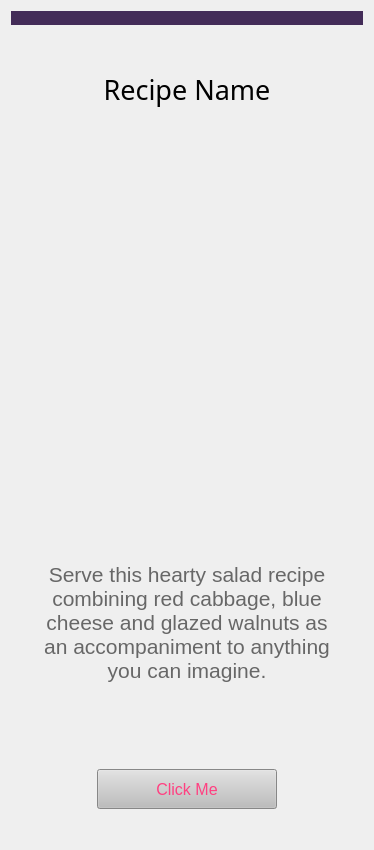
<?xml version="1.0" encoding="UTF-8"?>
<ui version="4.0">
 <class>RecipeWidget</class>
 <widget class="QWidget" name="RecipeWidget">
  <property name="geometry">
   <rect>
    <x>0</x>
    <y>0</y>
    <width>374</width>
    <height>850</height>
   </rect>
  </property>
  <property name="minimumSize">
   <size>
    <width>370</width>
    <height>850</height>
   </size>
  </property>
  <property name="windowTitle">
   <string>RecipeWidget</string>
  </property>
  <layout class="QHBoxLayout" name="horizontalLayout">
   <item>
    <layout class="QVBoxLayout" name="base_vertical_layout">
     <item>
      <widget class="QLabel" name="top_color_accent_label">
       <property name="styleSheet">
        <string notr="true">background-color: rgb(67, 44, 88); </string>
       </property>
       <property name="text">
        <string/>
       </property>
      </widget>
     </item>
     <item>
      <spacer name="vertical_spacer_3">
       <property name="orientation">
        <enum>Qt::Vertical</enum>
       </property>
       <property name="sizeType">
        <enum>QSizePolicy::Fixed</enum>
       </property>
       <property name="sizeHint" stdset="0">
        <size>
         <width>120</width>
         <height>40</height>
        </size>
       </property>
      </spacer>
     </item>
     <item>
      <widget class="QLabel" name="recipe_name_label">
       <property name="font">
        <font>
         <family>Segoe UI Black</family>
         <pointsize>20</pointsize>
        </font>
       </property>
       <property name="styleSheet">
        <string notr="true">text-color:rgb(44, 44, 44)</string>
       </property>
       <property name="text">
        <string>Recipe Name</string>
       </property>
       <property name="alignment">
        <set>Qt::AlignCenter</set>
       </property>
      </widget>
     </item>
     <item>
      <spacer name="vertical_spacer_5">
       <property name="orientation">
        <enum>Qt::Vertical</enum>
       </property>
       <property name="sizeHint" stdset="0">
        <size>
         <width>20</width>
         <height>40</height>
        </size>
       </property>
      </spacer>
     </item>
     <item alignment="Qt::AlignVCenter">
      <widget class="QLabel" name="recipe_image_label">
       <property name="sizePolicy">
        <sizepolicy hsizetype="Maximum" vsizetype="Fixed">
         <horstretch>0</horstretch>
         <verstretch>0</verstretch>
        </sizepolicy>
       </property>
       <property name="minimumSize">
        <size>
         <width>350</width>
         <height>300</height>
        </size>
       </property>
       <property name="maximumSize">
        <size>
         <width>10000</width>
         <height>10000</height>
        </size>
       </property>
       <property name="layoutDirection">
        <enum>Qt::LeftToRight</enum>
       </property>
       <property name="styleSheet">
        <string notr="true">image: url(:/resources/images/recipe_1.png);</string>
       </property>
       <property name="text">
        <string/>
       </property>
       <property name="alignment">
        <set>Qt::AlignCenter</set>
       </property>
       <property name="wordWrap">
        <bool>false</bool>
       </property>
      </widget>
     </item>
     <item>
      <spacer name="vertical_spacer_4">
       <property name="orientation">
        <enum>Qt::Vertical</enum>
       </property>
       <property name="sizeHint" stdset="0">
        <size>
         <width>20</width>
         <height>50</height>
        </size>
       </property>
      </spacer>
     </item>
     <item alignment="Qt::AlignHCenter|Qt::AlignVCenter">
      <widget class="QLabel" name="recipe_description_label">
       <property name="minimumSize">
        <size>
         <width>300</width>
         <height>240</height>
        </size>
       </property>
       <property name="font">
        <font>
         <pointsize>16</pointsize>
        </font>
       </property>
       <property name="styleSheet">
        <string notr="true">color: rgb(103, 103, 103)</string>
       </property>
       <property name="text">
        <string>&lt;html&gt;&lt;head/&gt;&lt;body&gt;&lt;p&gt;Serve this hearty salad recipe combining red cabbage, blue cheese and glazed walnuts as an accompaniment to anything you can imagine.&lt;/p&gt;&lt;/body&gt;&lt;/html&gt;</string>
       </property>
       <property name="alignment">
        <set>Qt::AlignCenter</set>
       </property>
       <property name="wordWrap">
        <bool>true</bool>
       </property>
      </widget>
     </item>
     <item>
      <spacer name="vertical_spacer_2">
       <property name="orientation">
        <enum>Qt::Vertical</enum>
       </property>
       <property name="sizeType">
        <enum>QSizePolicy::Fixed</enum>
       </property>
       <property name="sizeHint" stdset="0">
        <size>
         <width>20</width>
         <height>20</height>
        </size>
       </property>
      </spacer>
     </item>
     <item alignment="Qt::AlignHCenter">
      <widget class="QPushButton" name="click_me_button">
       <property name="minimumSize">
        <size>
         <width>180</width>
         <height>40</height>
        </size>
       </property>
       <property name="maximumSize">
        <size>
         <width>180</width>
         <height>80</height>
        </size>
       </property>
       <property name="font">
        <font>
         <pointsize>12</pointsize>
        </font>
       </property>
       <property name="autoFillBackground">
        <bool>false</bool>
       </property>
       <property name="styleSheet">
        <string notr="true">color:#FF4081; background-color: #BDBDBD;</string>
       </property>
       <property name="text">
        <string>Click Me</string>
       </property>
       <property name="flat">
        <bool>false</bool>
       </property>
      </widget>
     </item>
     <item>
      <spacer name="vertical_spacer_1">
       <property name="orientation">
        <enum>Qt::Vertical</enum>
       </property>
       <property name="sizeType">
        <enum>QSizePolicy::Fixed</enum>
       </property>
       <property name="sizeHint" stdset="0">
        <size>
         <width>20</width>
         <height>30</height>
        </size>
       </property>
      </spacer>
     </item>
    </layout>
   </item>
  </layout>
 </widget>
 <layoutdefault spacing="6" margin="11"/>
 <resources/>
 <connections>
  <connection>
   <sender>click_me_button</sender>
   <signal>clicked()</signal>
   <receiver>RecipeWidget</receiver>
   <slot>OnClickMeButtonClicked()</slot>
   <hints>
    <hint type="sourcelabel">
     <x>224</x>
     <y>774</y>
    </hint>
    <hint type="destinationlabel">
     <x>369</x>
     <y>737</y>
    </hint>
   </hints>
  </connection>
 </connections>
 <slots>
  <slot>OnClickMeButtonClicked()</slot>
 </slots>
</ui>
